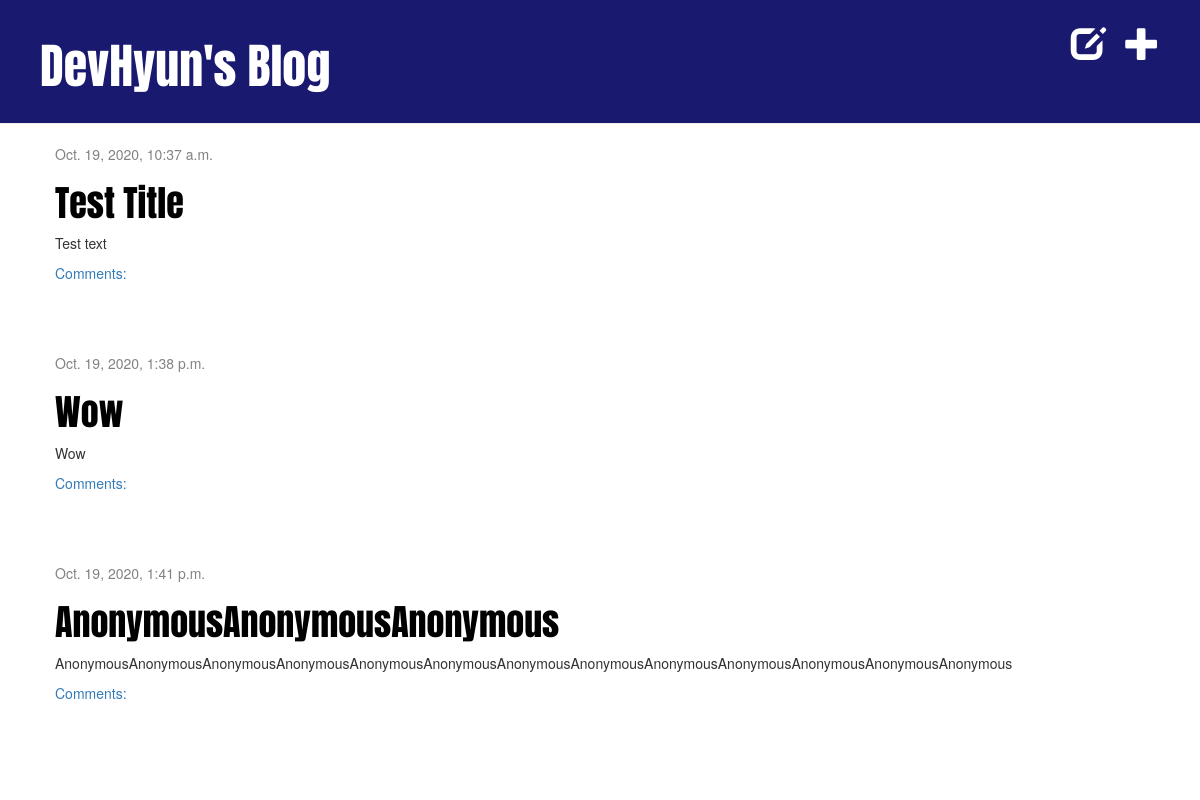
The app's page /, older data.
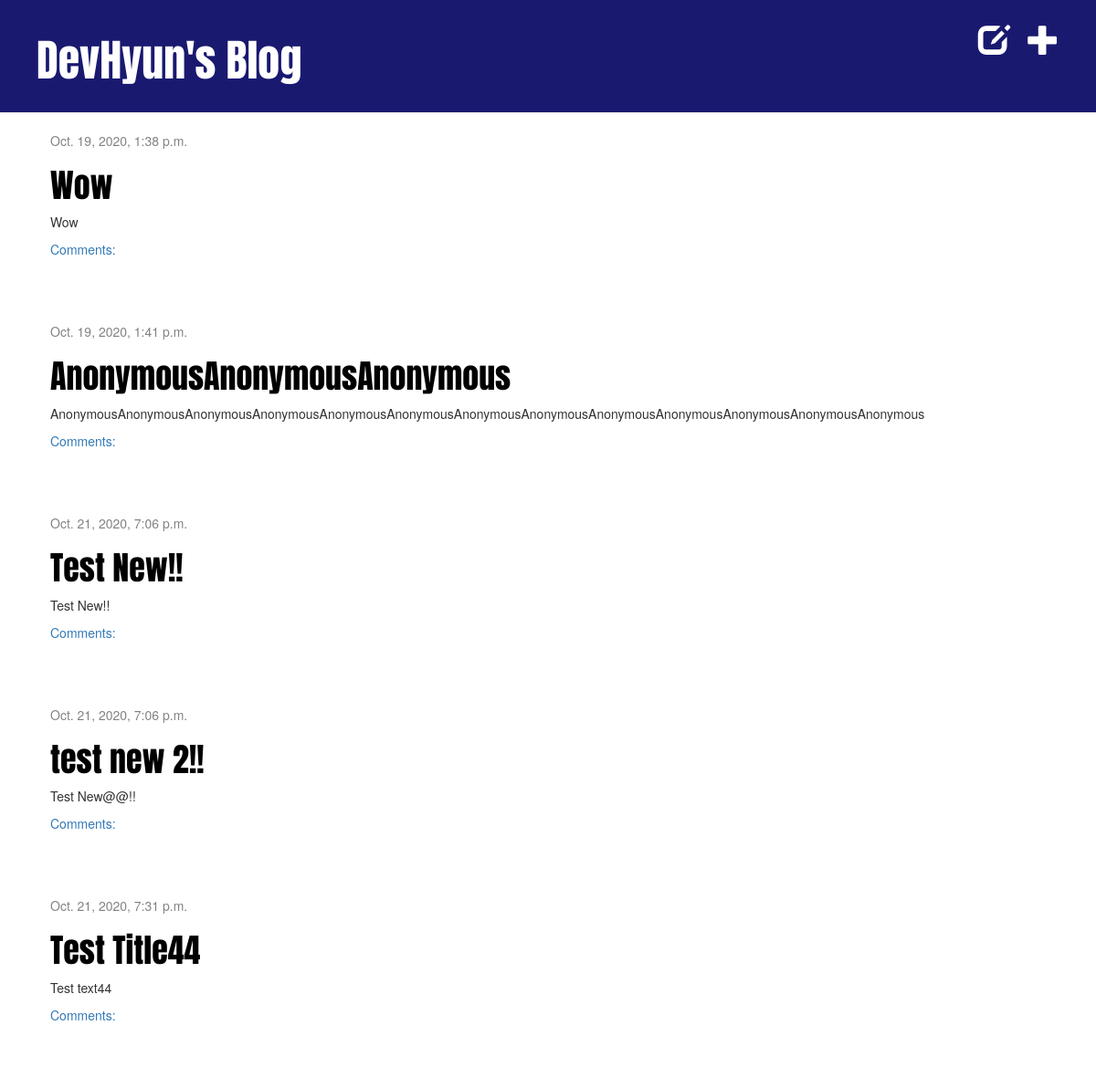
The same page, newer data.
### Blog/models.py (models this page shows, shortened)
class Post(models.Model):
    author = models.ForeignKey(settings.AUTH_USER_MODEL, on_delete=models.CASCADE)
    title = models.CharField(max_length=200)
    text = models.TextField()
    created_date = models.DateTimeField(
            default=timezone.now)
    published_date = models.DateTimeField(
            blank=True, null=True)

### Blog/views.py (the view)
# urls.py: path('', views.post_list, name='post_list'),
def post_list(request):
    posts = Post.objects.filter(published_date__lte=timezone.now()).order_by('published_date')
    return render(request, 'Blog/post_list.html', {'posts': posts})

### Blog/templates/Blog/post_list.html
{% extends 'Blog/base.html' %}
{% block content %}
    {% for post in posts %}
        <div class="post">
            <div class="date">
                {{ post.published_date }}
            </div>
            <h1><a href="{% url 'post_detail' pk=post.pk %}">{{ post.title }}</a></h1>
            <p>{{ post.text|linebreaksbr }}</p>
            <a href="{% url 'post_detail' pk=post.pk %}">Comments: {{ post.Comment.count }}</a>
        </div>
    {% endfor %}
{% endblock content %}

Row changes from the older to the newer data that the page shows:
added Post: published_date "Oct. 21, 2020, 7:06 p.m.", title "Test New!!", text "Test New!!"
added Post: published_date "Oct. 21, 2020, 7:06 p.m.", title "test new 2!!", text "Test New@@!!"
changed Post: published_date "Oct. 19, 2020, 10:37 a.m." → "Oct. 21, 2020, 7:31 p.m."; title "Test Title" → "Test Title44"; text "Test text" → "Test text44"; moves down the list
